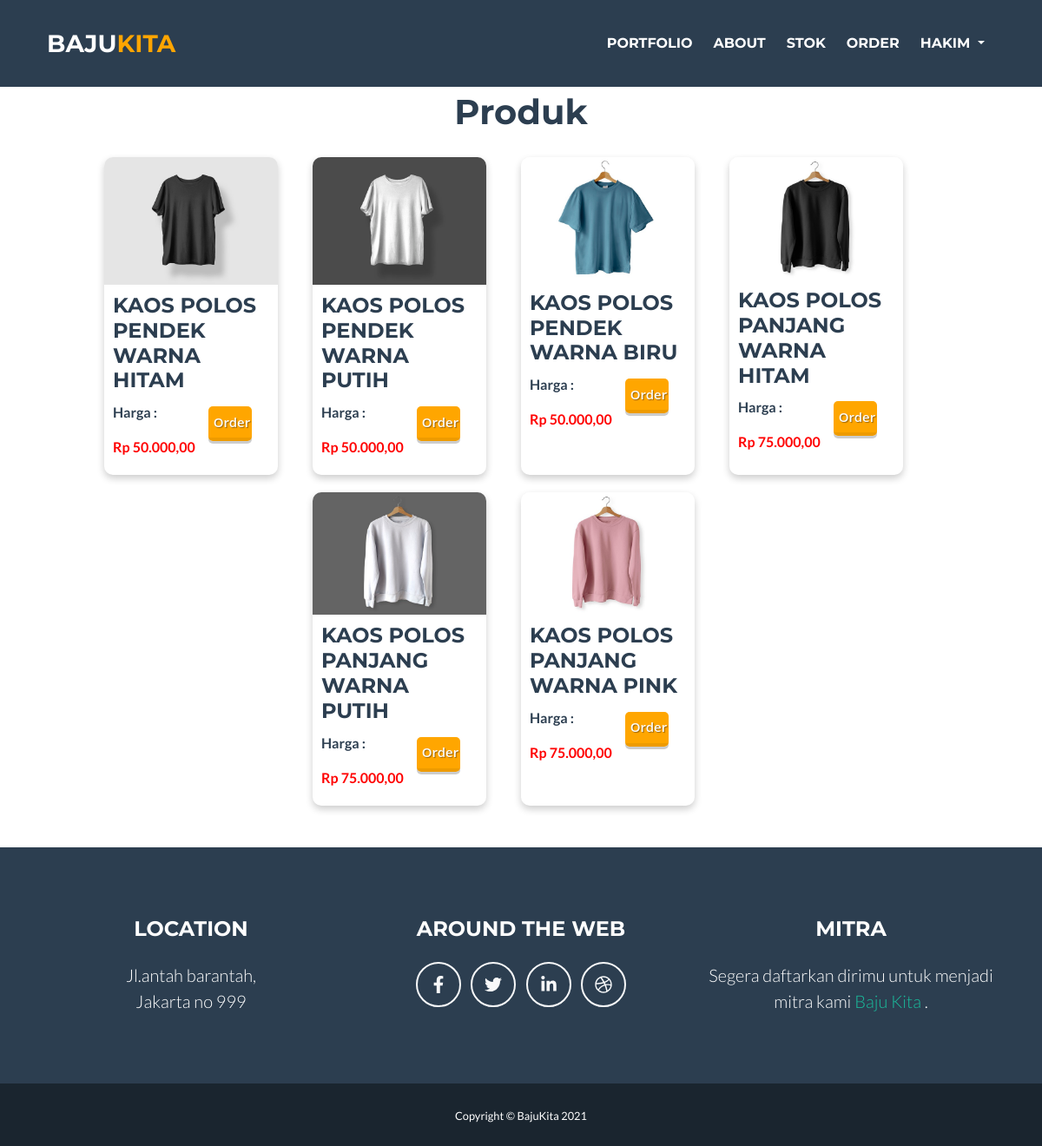
Screenshot of /index.php?page=order (signed in) with the database file from the repository.
### tables this page shows
CREATE TABLE `barang` (
  `id_barang` int(50) NOT NULL,
  `id_kategori` int(50) NOT NULL,
  `nama_brg` varchar(100) NOT NULL,
  `harga_brg` int(100) NOT NULL,
  `stok_brg` int(11) NOT NULL,
  `img_barang` varchar(5000) NOT NULL
);

### lib/order.php (the view, shortened to what this page needs)
<div class="kontener-produk" id="produk">
    <h1 class="jdl-produk">Produk</h1>
    <div class="produk">
        <?php
        $qtampil = mysqli_query($koneksi,"SELECT * FROM barang");
        while($data = mysqli_fetch_array($qtampil)) {
        ?>
        <div class="card-produk">
            <?php echo "<img style=' border-radius: 10px 10px 0 0' src='assets/img/barang/$data[img_barang]' />";?>
            <h4 class="nama-brg"><?php echo $data['nama_brg']; ?></h4>
            <div class="keterangan-harga">
                <p>Harga :</p>
                <div class="hrg-brg"><?php echo "Rp " . number_format($data['harga_brg'],2,',','.'); ?></div>
            </div>
            <div class="btnku-sewa"><a href="?page=ketproduk&id_brg=<?php echo $data['id_barang']; ?>"><button class="btnku" >Order</button></a></div>
        </div>
        <?php } ?>
    </div>
</div>
<br><br>

### lib/order.php (style rules this page uses)
.btnku { width: 50px; height: 40px; background: linear-gradient(to bottom, rgb(255, 166, 0) 0%,rgb(255, 166, 0) 100%); border: none; border-radius: 5px; position: relative; border-bottom: 4px solid rgb(238, 155, 0); color: #fbfbfb; font-weight: 600; font-family: 'Open Sans', sans-serif; text-shadow: 1px 1px 1px rgba(0,0,0,.4); font-size: 15px; text-align: center; box-shadow: 0px 3px 0px 0px rgba(0,0,0,.2); cursor: pointer; transition-duration: 0.3s; margin: 5px; }
.kontener-produk { color: #2c3e50; margin-top: 5px; }
.produk { margin: auto; width: 80%; justify-content: center; display: flex; align-items: left; flex-wrap: wrap; }
.jdl-produk { text-align: center; padding-top: 100px; }
.card-produk { box-shadow: 0 4px 8px 0 rgba(0,0,0,0.2); border-radius: 10px; margin-right: 40px; margin-top: 20px; padding-bottom: 20px; max-width:200px; transition: 0.3s; }
.card-produk img { width: 100%; }
.keterangan-harga { float: left; padding-left: 10px; }
.keterangan-harga p { font-weight: bold; }
.hrg-brg { color: red; font-weight: bold; margin-right: 10px; }
.nama-brg { margin: 10px; }

### rows the page displays
barang: img_barang (picture), nama_brg "KAOS POLOS PENDEK WARNA HITAM", harga_brg "50.000,00"
barang: img_barang (picture), nama_brg "KAOS POLOS PENDEK WARNA PUTIH", harga_brg "50.000,00"
barang: img_barang (picture), nama_brg "KAOS POLOS PENDEK WARNA BIRU", harga_brg "50.000,00"
barang: img_barang (picture), nama_brg "KAOS POLOS PANJANG WARNA HITAM", harga_brg "75.000,00"
barang: img_barang (picture), nama_brg "KAOS POLOS PANJANG WARNA PUTIH", harga_brg "75.000,00"
barang: img_barang (picture), nama_brg "KAOS POLOS PANJANG WARNA PINK", harga_brg "75.000,00"

### other values shown
$_SESSION['username_user'] "HAKIM"
